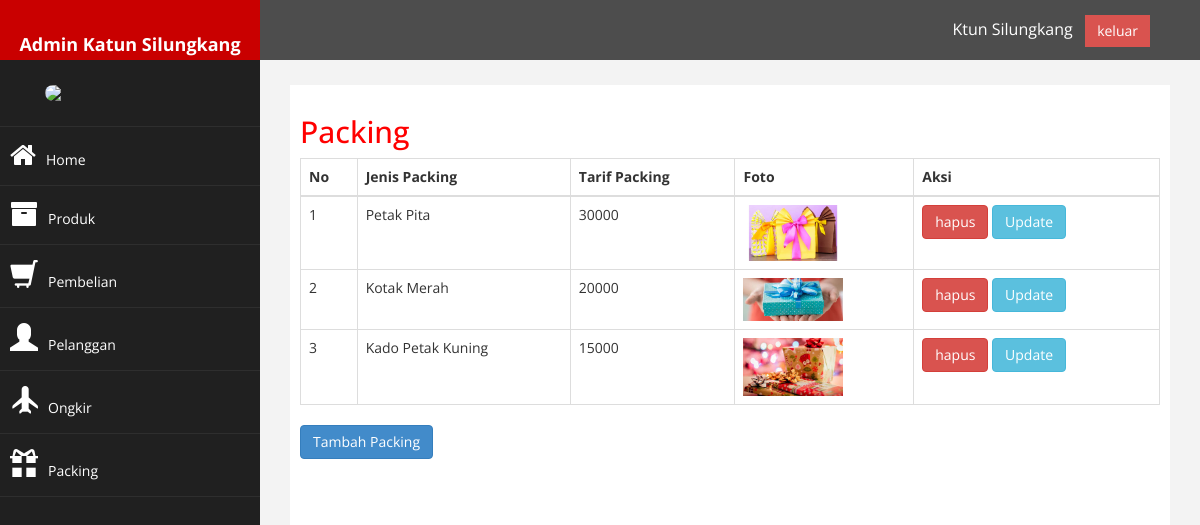
The page /admin/index.php?halaman=packing (signed in) on the database its author committed.
### tables this page shows
CREATE TABLE `packing` (
  `id_packing` int(11) NOT NULL,
  `jenis_packing` varchar(100) NOT NULL,
  `tarif_packing` int(11) NOT NULL,
  `foto_packing` varchar(200) NOT NULL
);

### admin/packing.php (the view)
<h2>Packing</h2>
<table class="table table-bordered">
	<thead>
		<tr>
			<th>No</th>
			<th>Jenis Packing</th>
			<th>Tarif Packing</th>
			<th>Foto</th>
			<th>Aksi</th>
		</tr>
	</thead>
	<tbody>
		<?php $nomor=1; ?>
		<?php
		$ambil=$koneksi->query("SELECT * FROM packing"); ?>
		<?php while($pecah = $ambil->fetch_assoc()){ ?>
		<tr>
			<td><?php echo $nomor; ?></td>
			<td><?php echo $pecah['jenis_packing']; ?></td>
			<td><?php echo $pecah['tarif_packing']; ?></td>
			<td>
				<img src="../foto_packing/<?php echo $pecah['foto_packing']; ?>" width="100">
			</td>
			<td>
				<a href="index.php?halaman=hapuspacking&id=<?php echo $pecah['id_packing']; ?>" class="btn-danger btn">hapus</a>
				<a href="index.php?halaman=updatepacking&id=<?php echo $pecah['id_packing']; ?>" class="btn-info btn">Update</a>
			</td>
		</tr>
		<?php $nomor++; ?>
		<?php } ?>
	</tbody>
</table>
<a href="index.php?halaman=tambahpacking" class="btn btn-primary">Tambah Packing</a>

### admin/assets/css/custom.css (style rules this page uses)
body { font-family: 'Open Sans', sans-serif; }
h2 { color: #f00; }

### rows shown on the page
packing: jenis_packing "Petak Pita", tarif_packing "30000", foto_packing (picture)
packing: jenis_packing "Kotak Merah", tarif_packing "20000", foto_packing (picture)
packing: jenis_packing "Kado Petak Kuning", tarif_packing "15000", foto_packing (picture)
